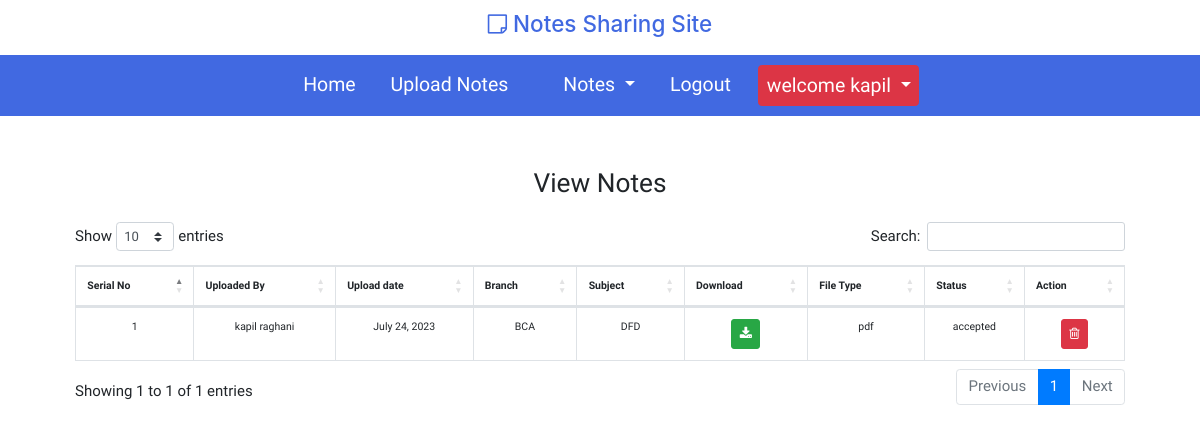
The page /view-notes/ (signed in) on the database its author committed.
### notes/models.py (models this page shows, shortened)
class Note(models.Model):
    user=models.ForeignKey(User,on_delete=models.CASCADE)
    uploadDate=models.DateField()
    branch=models.CharField(max_length=30)
    subject=models.CharField(max_length=30)
    NotesFile=models.FileField(upload_to="docs")
    type=models.CharField(max_length=30)
    Decription=models.CharField(max_length=100,null=True)
    status=models.CharField(max_length=20)

### notes/views.py (the view)
# urls.py: path("view-notes/", viewNotes, name="viewNotes"),
def viewNotes(request):
    if not request.user.is_authenticated:
        return render("userLogin")
    notes = Note.objects.filter(status="accepted", user=request.user.id)
    d = {"notes": notes}
    return render(request, "viewNotes.html", d)

### notes/templates/viewNotes.html (shortened to what this page needs)
{% extends 'userNavigation.html'%}
{% load static %}
{% block body %}
<link rel="stylesheet" href="https://cdnjs.cloudflare.com/ajax/libs/twitter-bootstrap/4.5.2/css/bootstrap.css">
<link rel="stylesheet" href="https://cdn.datatables.net/1.13.5/css/dataTables.bootstrap4.min.css">
<link rel="stylesheet" href="{% static 'css/style.css'%}">
<link rel="stylesheet" href="{% static 'css/user.css'%}">
<div class="container mt-2 p-5">
    <div class="row">
        <div class="col-sm-12 text-center">
            <h3> View Notes </h3>
        </div>
        <div class="col-12  mt-3 overflow-auto">
            <table class="table table-bordered text-center" id="viewNotes">
                <thead>
                    <tr>
                        <th>Serial No</th>
                        <th>Uploaded By</th>
                        <th>Upload date</th>
                        <th>Branch</th>
                        <th>Subject</th>
                        <th>Download</th>
                        <th>File Type</th>
                        <th>Status</th>
                        <th>Action</th>
                     </tr>
                </thead>
                <tbody>
                    {% for i in notes %}
                    <tr>
                        <td>{{forloop.counter}}</td>
                        <td>{{i.user.first_name}} {{i.user.last_name}}</td>
                        <td>{{i.uploadDate}}</td>
                        <td>{{i.branch}}</td>
                        <td>{{i.subject}}</td>
                        <td><a href="{{i.NotesFile.url}}" class="btn btn-success btn-sm" download><span
                                    class="fa fa-download"></span></a></td>
                        <td>{{i.type}}</td>
                        <td>{{i.status}}</td>
                        <td><a href="{%url 'delNotes' i.id%}" class="btn btn-sm btn-danger" onclick="('are you sure you want to delete?')"><span class="fa fa-trash-o"></span></a></td>
                     </tr>
                    {% endfor%}
                </tbody>
            </table>
        </div>
    </div>
</div>
{% endblock %}

### notes/templates/userNavigation.html (shortened to what this page needs)
{%load static%}
<!doctype html>
<html lang="en">
<head>
    <link rel="stylesheet" href="https://cdn.jsdelivr.net/npm/bootstrap@4.0.0/dist/css/bootstrap.min.css"
>
    <link href="{% static 'css/user.css'%}" rel="stylesheet">
    <link href="{% static 'css/style.css'%}" rel="stylesheet">
    <link rel="stylesheet" href="https://cdnjs.cloudflare.com/ajax/libs/font-awesome/4.7.0/css/font-awesome.min.css">
</head>
<body>
    <h4 class="text-center logo"><span class="fa fa-sticky-note-o"></span> Notes Sharing Site</h4>
    <nav class="navbar navbar-expand-sm justify-content-between p-4 p-sm-0">
        <div class="collapse navbar-collapse justify-content-center" id="navbarNav">
            <ul class="navbar-nav">
                <li class="nav-item">
                    <a class="nav-link" href="{% url 'userHome' %}">Home</a>
                </li>
                <li class="nav-item">
                    <a class="nav-link" href="{% url 'uploadNotes' %}">Upload Notes</a>
                </li>
                <li class="nav-item dropdown">
                    <a class="nav-link dropdown-toggle r" href="#" id="navbarDropdown" role="button"
                        data-toggle="dropdown" aria-haspopup="true" aria-expanded="false">
                        Notes
                    </a>
                </li>
                <li class="nav-item">
                    <a class="nav-link" href="{% url 'userLogin' %}">Logout</a>
                </li>
                <li class="nav-item dropdown">
                    <a class="nav-link dropdown-toggle btn btn-danger" href="#" id="navbarDropdown" role="button"
                        data-toggle="dropdown" aria-haspopup="true" aria-expanded="false">
                        welcome {{request.user.first_name}}
                    </a>
                </li>
            </ul>
        </div>
    </nav>
</body>
</html>
{% block body %}
{% endblock %}

### notes/static/css/user.css (style rules this page uses)
.nav-item { margin: 10px 10px !important; }
.navbar-nav a { font-size: 1.3rem !important; }
@media screen and (max-width:1400px) { html { font-size: 15px !important; } }

### notes/static/css/style.css (style rules this page uses)
* { font-family: 'Geologica', sans-serif; }
html { font-size: 13px; }
body { margin: 0; padding: 0; }
.logo { padding: 10px; color: royalblue; }
.navbar { padding: 15px; position: sticky; top: 0px; left: 0px; margin-top: 0; z-index: 2; background-color: royalblue; }
.nav-item { margin: 0 30px; text-align: center; }
.nav-item a { padding:5px; color: white; font-size: 1.3rem; }

### notes/templates/viewNotes.html (style rules this page uses)
table { font-size: .7rem; width: 100%; }

### rows shown on the page
Note: user.first_name "kapil", user.last_name "raghani", uploadDate "July 24, 2023", branch "BCA", subject "DFD", type "pdf", status "accepted"

### other values the page prints
{{ request.user.first_name }} "kapil"
